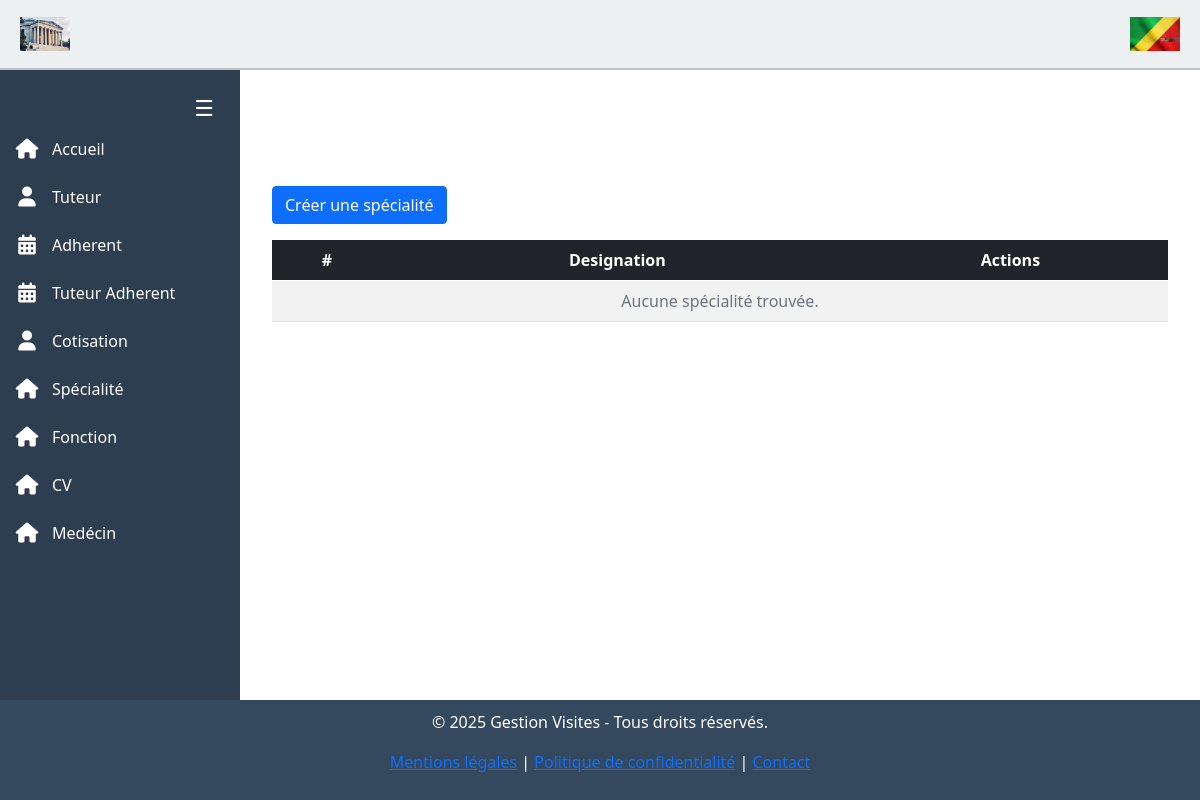
The app's page /specialite/, older data.
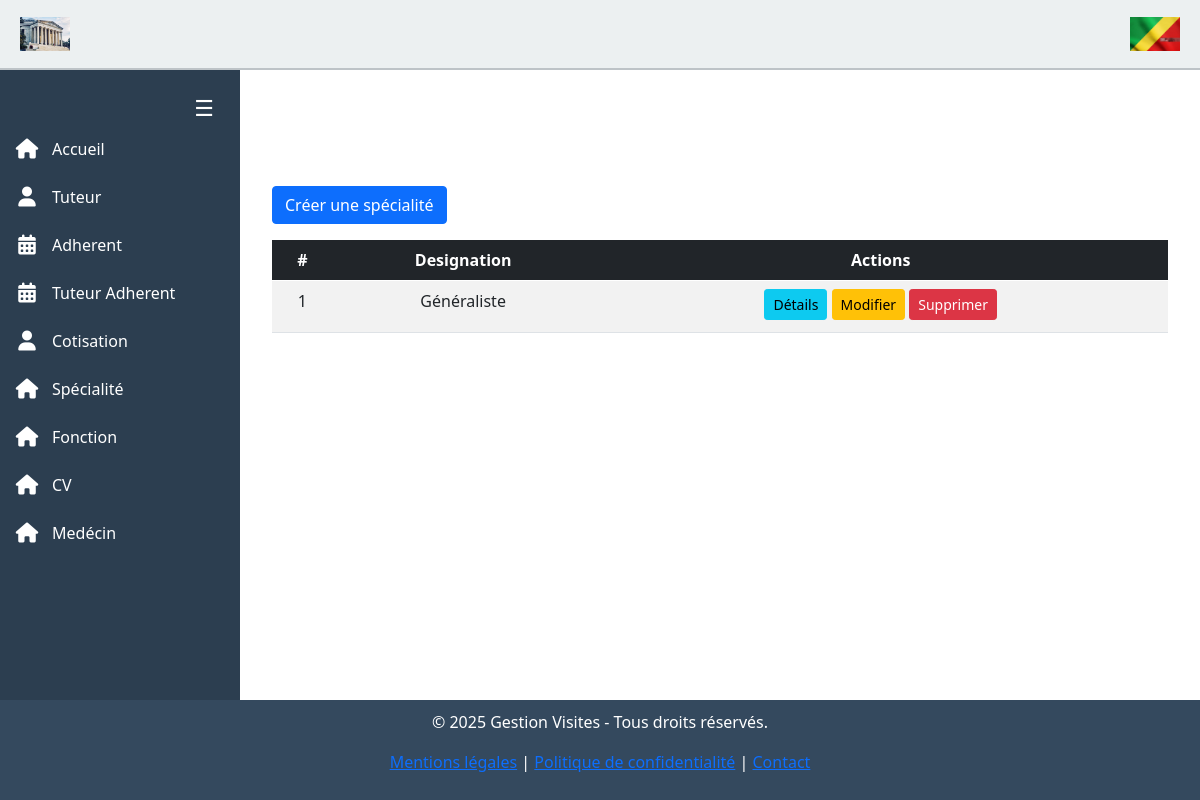
The same page, newer data.
### specialite/models.py (models this page shows, shortened)
class  Specialite(models.Model):
    designation = models.CharField(max_length=30)

### specialite/views.py (the view)
# urls.py: path('', views.specialite_list, name='specialite'),
def specialite_list(request):
    activation = Activation.objects.first()
    if not activation or not activation.is_valid():
        return redirect("Activation:activation_page")  # Redirige vers une page d'activation si expiré
    specialite =Specialite.objects.all().order_by('designation')
    return render(request, 'specialite/specialite_list.html', {
       'specialite': specialite})

### Activation/models.py (called while the page is built)
    def is_valid(self):
        return now() < self.expires_on

### specialite/templates/specialite/specialite_list.html (shortened to what this page needs)
{% extends 'template_base.html' %}
{% block contenue %}
<div class="container mt-4">
    <h1 class="text-center mb-4 text-white">Liste des fonction </h1>
    <div class="d-flex justify-content-between align-items-center mb-3">
        <a href="{% url 'specialite:creer' %}" class="btn btn-primary">
             Créer une spécialité
        </a>
    </div>
    <div class="table-responsive">
        <table class="table table-striped table-hover text-center">
            <thead class="table-dark">
                <tr>
                    <th>#</th>
                    <th>Designation</th>
                    <th>Actions</th>
                </tr>
            </thead>
            <tbody class="bg-white" >
                {% for specialite  in specialite  %}
                <tr>
                    <td>{{ specialite.id }}</td>
                    <td>{{ specialite.designation }}</td>
                    <td class="">
                        <a href="{% url 'specialite:information' specialite.id %}" class="btn btn-info btn-sm mb-1  ">
                             Détails
                        </a>
                        <a href="{% url 'specialite:modifier' specialite.id %}" class="btn btn-warning btn-sm mb-1 ">
                             Modifier
                        </a>
                        <a href="{% url 'specialite:supprimer' specialite.id %}" class="btn btn-danger btn-sm mb-1 ">
                             Supprimer
                        </a>
                    </td>
                </tr>
                {% empty %}
                <tr>
                    <td colspan="3" class="text-center text-muted">Aucune spécialité trouvée.</td>
                </tr>
                {% endfor %}
            </tbody>
        </table>
    </div>
</div>
{% endblock %}

Row changes from the older to the newer data that the page shows:
added Specialite: id "1", designation "Généraliste"
Text that changed along with them:
text no longer shown: "Aucune spécialité trouvée."
